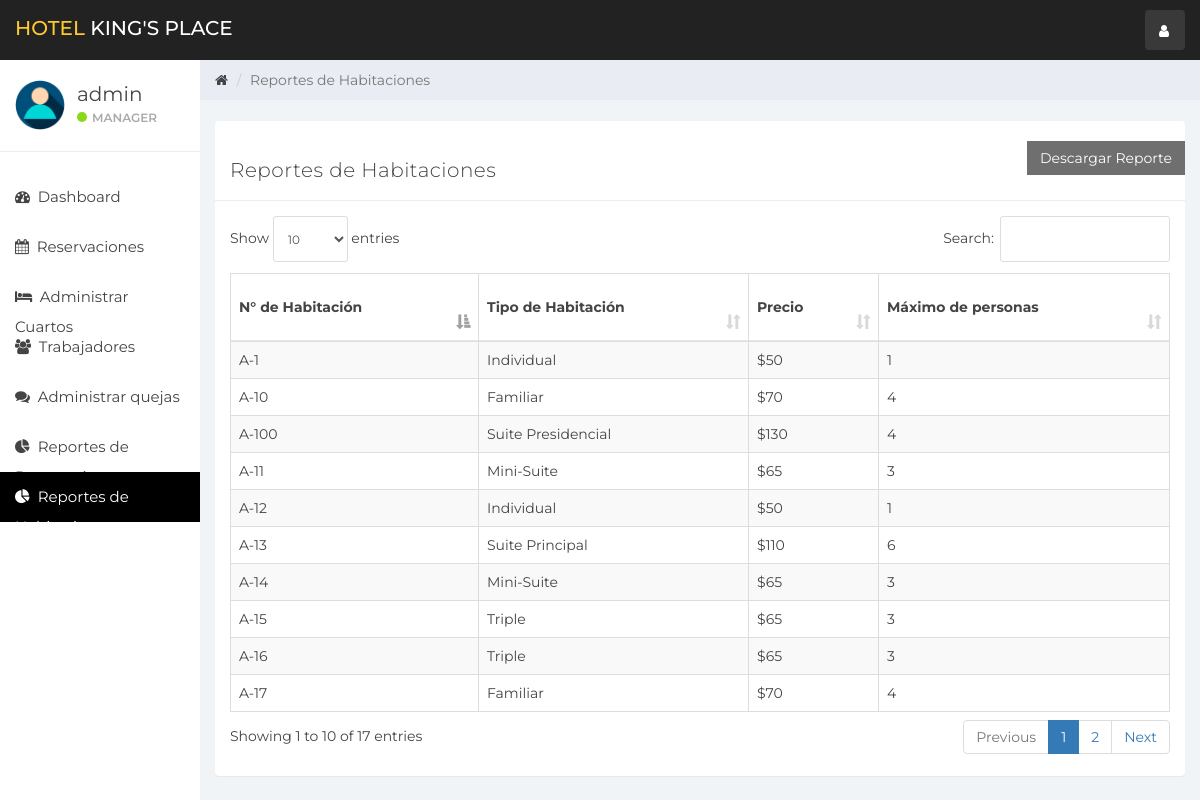
/index.php?reportesHab (signed in), run on the app's committed database.
### tables this page shows
CREATE TABLE `usuario` (
  `id` int(11) NOT NULL,
  `nombre` varchar(100) NOT NULL,
  `username` varchar(15) NOT NULL,
  `email` varchar(100) NOT NULL,
  `passw` varchar(100) NOT NULL
);

CREATE TABLE `habitacion` (
  `id_habitacion` int(10) NOT NULL,
  `id_tipohabitacion` int(10) NOT NULL,
  `numeroHabitacion` varchar(10) NOT NULL,
  `estado` tinyint(1) DEFAULT NULL,
  `check_in_Estado` tinyint(1) NOT NULL,
  `check_out_Estado` tinyint(1) NOT NULL,
  `EliminarEstado` tinyint(1) DEFAULT 0
);

CREATE TABLE `tipohabitacion` (
  `id_tipohabitacion` int(10) NOT NULL,
  `tipohabitacion` varchar(100) NOT NULL,
  `precio` int(10) NOT NULL,
  `maximopersona` int(10) NOT NULL
);

### reportesHab.php (the view, shortened to what this page needs)
<div class="col-sm-9 col-sm-offset-3 col-lg-10 col-lg-offset-2 main">
    <div class="row">
        <ol class="breadcrumb">
            <li><a href="#">
                    <em class="fa fa-home"></em>
                </a></li>
            <li class="active">Reportes de Habitaciones</li>
        </ol>
    </div>
    <br>
    <div class="row">
        <div class="col-lg-12">
        </div>
    </div>
    <div class="row">
        <div class="col-lg-12">
            <div class="panel panel-default">
            <form action="pdf2.php" method="post" accept-charset="utf-8">
                    <button type="submit" class="btn btn-secondary pull-right" style="border-radius:0%"  formtarget="_blank">Descargar Reporte</button>
                </form>
                <div class="panel-heading">Reportes de Habitaciones</div>
                <div class="panel-body">
                    <table class="table table-striped table-bordered table-responsive" cellspacing="0" width="100%"
                           id="rooms">
                        <thead>
                        <tr>
                            <th>N° de Habitación</th>
                            <th>Tipo de Habitación</th>
                            <th>Precio</th>
                            <th>Máximo de personas</th>
                        </tr>
                        </thead>
                        <tbody>
                        <?php
                        $room_query = "SELECT * FROM habitacion NATURAL JOIN tipohabitacion";
                        $rooms_result = mysqli_query($connection, $room_query);
                        if (mysqli_num_rows($rooms_result) > 0) {
                            while ($rooms = mysqli_fetch_assoc($rooms_result)) { ?>
                                <tr>
                                    <td><?php echo $rooms['numeroHabitacion'] ?></td>
                                    <td><?php echo $rooms['tipohabitacion'] ?></td>
                                    <td>$<?php echo $rooms['precio'] ?></td>
                                    <td><?php echo $rooms['maximopersona'] ?></td>
                                    <?php }
                        } else {
                            echo "No hay reportes";
                        }
                        ?>
                        </tbody>
                    </table>
                </div>
            </div>
        </div>
    </div>

### barra.php (shortened to what this page needs)
<div id="sidebar-collapse" class="col-sm-3 col-lg-2 sidebar">
    <div class="profile-sidebar">
        <div class="profile-userpic">
            <img src="img/user.png" class="img-responsive" alt="">
        </div>
        <div class="profile-usertitle">
            <div class="profile-usertitle-name"><?php echo $user['username'];?></div>
            <div class="profile-usertitle-status"><span class="indicator label-success"></span>Manager</div>
        </div>
    </div>
    <ul class="nav menu">
    <?php
        if (isset($_GET['dashboard'])){ ?>
            <li class="active">
                <a href="index.php?dashboard"><em class="fa fa-dashboard">&nbsp;</em>
                    Dashboard
                </a>
            </li>
        <?php } else{?>
            <li>
                <a href="index.php?dashboard"><em class="fa fa-dashboard">&nbsp;</em>
                    Dashboard
                </a>
            </li>
        <?php }
        if (isset($_GET['reservation'])){ ?>
            <li class="active">
            <a href="index.php?reservation"><em class="fa fa-calendar">&nbsp;</em>
                    Reservaciones
                </a>
            </li>
        <?php } else{?>
            <li>
            <a href="index.php?reservation"><em class="fa fa-calendar">&nbsp;</em>
                    Reservaciones
                </a>
            </li>
        <?php }
        if (isset($_GET['manejo_cuart'])){ ?>
            <li class="active">
                <a href="index.php?manejo_cuart"><em class="fa fa-bed">&nbsp;</em>
                    Administrar Cuartos
                </a>
            </li>
        <?php } else{?>
            <li>
            <a href="index.php?manejo_cuart"><em class="fa fa-bed">&nbsp;</em>
                    Administrar Cuartos
                </a>
            </li>
        <?php }
        if (isset($_GET['manejo_trabaj'])){ ?>
            <li class="active">
                <a href="index.php?manejo_trabaj"><em class="fa fa-users">&nbsp;</em>
                    Trabajadores
                </a>
            </li>
        <?php } else{?>
            <li>
                <a href="index.php?manejo_trabaj"><em class="fa fa-users">&nbsp;</em>
                    Trabajadores
                </a>
            </li>
        <?php }
        if (isset($_GET['quejas'])){ ?>
            <li class="active">
                <a href="index.php?quejas"><em class="fa fa-comments">&nbsp;</em>
                    Administrar quejas
                </a>
            </li>
        <?php } else{?>
            <li>
                <a href="index.php?quejas"><em class="fa fa-comments">&nbsp;</em>
                    Administrar quejas
                </a>
            </li>
        <?php }
        ?>
        <?php
        if (isset($_GET['estadist'])){ ?>
            <li class="active">
                <a href="index.php?estadist"><em class="fa fa-pie-chart">&nbsp;</em>
                    Reporte de Reservaciones
                </a>
            </li>
        <?php } else{?>
        <li>
            <a href="index.php?estadist"><em class="fa fa-pie-chart">&nbsp;</em>
                    Reportes de Reservaciones
            </a>
        </li>
<?php }?>
<?php
        if (isset($_GET['reportesHab'])){ ?>
            <li class="active">
                <a href="index.php?reportesHab"><em class="fa fa-pie-chart">&nbsp;</em>
                    Reportes de Habitaciones
                </a>
            </li>
<?php }?>
    </ul>
</div>

### css/styles.css (style rules this page uses)
body { background: #f1f4f7; padding-top: 60px; font-size: 14px; color: #444444; font-family: "Montserrat", "Helvetica Neue", Helvetica, Arial, sans-serif; }
a, a:hover, a:focus { color: #444444; }
.btn-secondary, .btn-secondary:hover, .btn-secondary:focus, .btn-secondary:active, .btn-secondary.active, .open > .dropdown-toggle.btn-secondary, .btn-secondary.disabled, .btn-secondary[disabled], fieldset[disabled] .btn-secondary, .btn-secondary.disabled:hover, .btn-secondary[disabled]:hover, fieldset[disabled] .btn-secondary:hover, .btn-secondary.disabled:focus, .btn-secondary[disabled]:focus, fieldset[disabled] .btn-secondary:focus, .btn-secondary.disabled:active, .btn-secondary[disabled]:active, fieldset[disabled] .btn-secondary:active, .btn-secondary.disabled.active, .btn-secondary[disabled].active, fieldset[disabled] .btn-secondary.active { background-color: #6f6f6f; border-color: #6f6f6f; color: white; }
.label-success { background-color: #8ad919; }
.panel { border: 0; }
.panel-heading { font-size: 20px; font-weight: 300; letter-spacing: 0.025em; height: 60px; line-height: 38px; }
.panel-default .panel-heading { background: #fff; border-bottom: 1px solid #e9ecf2; color: #444444; }
.sidebar { display: block; padding: 0; display: none; box-shadow: none; background: #fff; }
.sidebar ul { margin: 20px 0px; }
@media (min-width: 768px) { .sidebar { display: block; position: fixed; top: 60px; bottom: 0; left: 0; z-index: 1000; display: block; margin: 0; padding: 0; overflow-x: hidden; overflow-y: auto; } }
.sidebar ul.nav .active a, .sidebar ul.nav li.parent a.active, .sidebar ul.nav .active > a:hover, .sidebar ul.nav li.parent a.active:hover, .sidebar ul.nav .active > a:focus, .sidebar ul.nav li.parent a.active:focus { color: #fff; background-color: #000000; }
.sidebar ul.nav li a { height: 50px; font-size: 15px; line-height: 2em; color: #444444; }
.profile-sidebar { padding: 10px 0; border-bottom: 1px solid #e9ecf2; }
.indicator { width: 10px; height: 10px; display: inline-block; border-radius: 9999px; margin-right: 5px; }
.profile-userpic img { float: left; margin: 10px 0px 0px 15px; width: 50px; height: 50px; border-radius: 9999px !important; }
.profile-usertitle { float: left; text-align: left; margin: 10px 0 0 12px; }
.profile-usertitle-name { font-size: 20px; margin-bottom: 0px; }
.profile-usertitle-status { text-transform: uppercase; color: #aaa; font-size: 12px; font-weight: 600; margin-bottom: 15px; }
.breadcrumb { border-radius: 0; padding: 10px 15px 10px 15px; background: #e9ecf2; margin: 0; }
.table { background: #fff; }
.table > thead > tr > th { border-bottom: 1px solid #e6e7e8; vertical-align: middle; height: 50px; }

### data on the page
usuario: username "admin"
habitacion: numeroHabitacion "A-1", id_tipohabitacion.tipohabitacion "Individual", id_tipohabitacion.precio "50", id_tipohabitacion.maximopersona "1"
habitacion: numeroHabitacion "A-13", id_tipohabitacion.tipohabitacion "Suite Principal", id_tipohabitacion.precio "110", id_tipohabitacion.maximopersona "6"
habitacion: numeroHabitacion "A-10", id_tipohabitacion.tipohabitacion "Familiar", id_tipohabitacion.precio "70", id_tipohabitacion.maximopersona "4"
habitacion: numeroHabitacion "A-11", id_tipohabitacion.tipohabitacion "Mini-Suite", id_tipohabitacion.precio "65", id_tipohabitacion.maximopersona "3"
habitacion: numeroHabitacion "A-12", id_tipohabitacion.tipohabitacion "Individual", id_tipohabitacion.precio "50", id_tipohabitacion.maximopersona "1"
habitacion: numeroHabitacion "A-14", id_tipohabitacion.tipohabitacion "Mini-Suite", id_tipohabitacion.precio "65", id_tipohabitacion.maximopersona "3"
habitacion: numeroHabitacion "A-15", id_tipohabitacion.tipohabitacion "Triple", id_tipohabitacion.precio "65", id_tipohabitacion.maximopersona "3"
habitacion: numeroHabitacion "A-100", id_tipohabitacion.tipohabitacion "Suite Presidencial", id_tipohabitacion.precio "130", id_tipohabitacion.maximopersona "4"
habitacion: numeroHabitacion "A-16", id_tipohabitacion.tipohabitacion "Triple", id_tipohabitacion.precio "65", id_tipohabitacion.maximopersona "3"
habitacion: numeroHabitacion "A-17", id_tipohabitacion.tipohabitacion "Familiar", id_tipohabitacion.precio "70", id_tipohabitacion.maximopersona "4"
